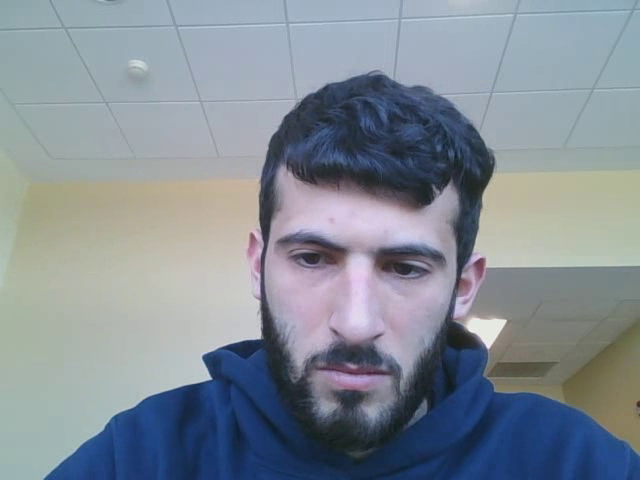
#> input picture frame 9 of image-processing/VID_CAP_0.avi, 640 x 480 px, given in place of the camera
$ python balloon_finder.py   (Python 2 division)   (older library calls are emulated)
#> lines starting #> are read from the running program, lines starting #| are printed output that depends on the picture; after the words box and inside, x2 and y2 are one past the last pixel; in counts of white or black regions, pixels touching at a corner belong together; long printed decimals are rounded
#> in find_balloons, im is the input picture: shape (480, 640, 3); mean B, G, R 149.8, 140.2, 131
import cv2
import numpy as np
import math


# out = cv2.VideoWriter('output.avi',fourcc, 20.0, (640,480))

# Basically, use these things to look for balloon looking things.
# http://docs.opencv.org/3.2.0/d1/d32/tutorial_py_contour_properties.html

# hsv red is [[[  0 255 255]]]


#low_red = np.array([300, 70, 70])
#upper_red = np.array([360, 255, 255])


class BalloonFinder(object):

    def __init__(self):
        self.cam = cv2.VideoCapture(0)
        self.im_cnt =0;
        self.vid_cnt = 0;
        # [20 lines of commented-out code are left out]
        self.low_red = np.array([0,0,184])
        self.upper_red = np.array([8,255,255])

        self.low_white = np.array([200,200,200])
        self.up_white  = np.array([255,255,255])
        #TODO(Ahmed): Replace with actual valuesi.
        w = 8
        l = 10
        self.balloon_mat = np.float32([[w/2,0,0],
                                       [-w/2,0,0],
                                       [0,l/2,0],
                                       [0,-l/2,0]])


        self.cam_matrix = np.zeros((3,3), np.float32)
        self.cam_matrix[0,0] = 4.2599387071839766e+02
        self.cam_matrix[0,1] = 0.0
        self.cam_matrix[0,2] = 3.1950000000000000e+02
        self.cam_matrix[1,0] = 0.
        self.cam_matrix[1,1] = 4.2599387071839766e+02
        self.cam_matrix[1,2] = 2.3950000000000000e+02
        self.cam_matrix[2,0] = 0.
        self.cam_matrix[2,1] = 0.
        self.cam_matrix[2,2] = 1.

        self.distcoeffs = np.zeros((1,5), np.float32)
        self.distcoeffs[0,0] = -4.4586492498288877e-01
        self.distcoeffs[0,1] = 4.0163244766332007e-01
        self.distcoeffs[0,2] = 0.
        self.distcoeffs[0,3] = 0.
        self.distcoeffs[0,4] = -5.1929690706114018e-01


    # [23 lines left out: functions save_image, save_video, not called in this run]


    def is_solid(self, contour):
        """ Checks to see if the contour is "solid".
        hard to describe in text but google convexHull"""

        area = cv2.contourArea(contour)
        hullArea = cv2.contourArea(cv2.convexHull(contour))
       	# thresh to avoid specs and 0-div
        if hullArea > 100:
            solidity = area / float(hullArea)
        else:
            return False

        solid = solidity  > 0.9
        return solid


    # [47 lines left out: functions is_round, is_elliptical, not called in this run]


    def is_balloon(self, contour):

        if len(contour) < 5:
        	return False
        sld = self.is_solid(contour)
        #rnd = self.is_round(contour)
        #ep = self.is_elliptical(contour)

        return (sld)

    def is_definitely_balloon(self, contour):
    	""" Also filters out red objects"""
    	if len(contour < 5):
    		return False
        sld = self.is_solid(contour)
        rnd = self.is_round(contour)
        ep = self.is_elliptical(contour)
        return (ep and rnd and ep)


    def filter_and_mask(self, frame):

    	#bw = cv2.balanceWhite(frame, cv2.WHITE_BALANCE_SIMPLE)
    	# find all white pixels
    	white = cv2.inRange(frame, self.low_white, self.up_white)
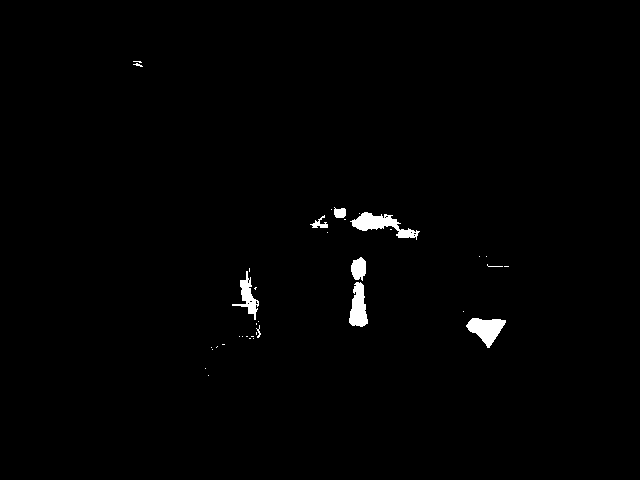
#> white: shape (480, 640); 0.98% white; 37 white regions (29 under 20 px), largest, box (x1, y1, x2, y2) and area: (350, 212, 420, 240) 752, (466, 318, 506, 348) 663, (349, 282, 368, 327) 578
    	# remove white pixels
    	white_mask = cv2.bitwise_not(white)

    	white_rem = cv2.bitwise_and(frame, frame,mask=white_mask)

        #remove white
        cv2.imshow('rem white', white_rem)

        #blur = cv2.GaussianBlur(frame,(0,0),3)
        hsv = cv2.cvtColor(frame, cv2.COLOR_BGR2HSV)
#> hsv: shape (480, 640, 3); mean H, S, V 90.1, 58.4, 154.9

        mask = cv2.inRange(hsv, self.low_red, self.upper_red)
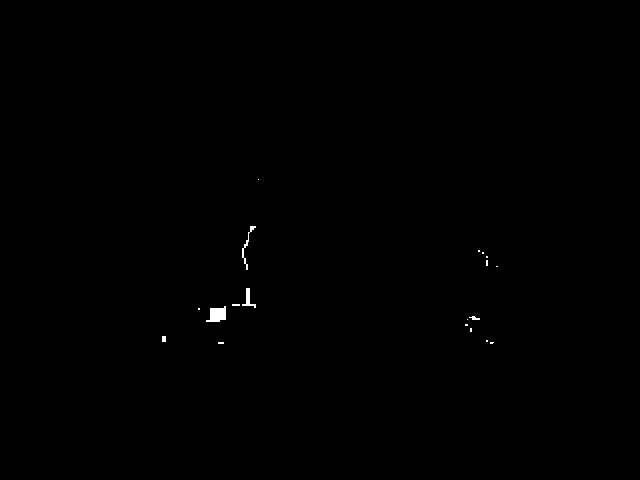
#> mask: shape (480, 640); 0.18% white; 19 white regions (14 under 20 px), largest, box (x1, y1, x2, y2) and area: (206, 306, 226, 322) 224, (242, 226, 256, 270) 99, (242, 288, 256, 308) 96, (469, 316, 480, 320) 26, (162, 336, 166, 342) 24
        mask = cv2.erode(mask, None, iterations=2)
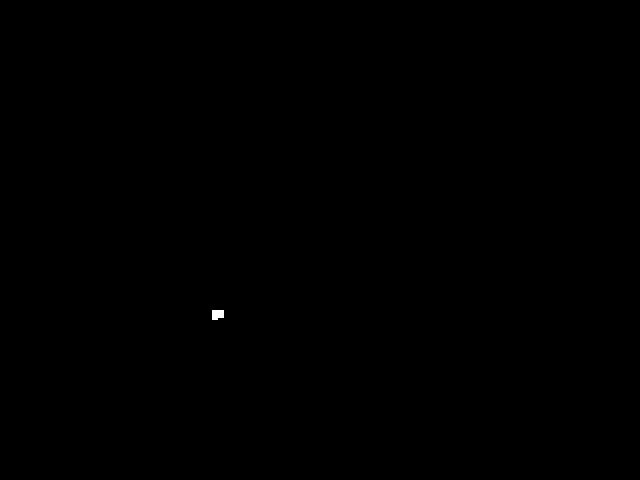
#> mask: shape (480, 640); 0.04% white; 1 white region, box (x1, y1, x2, y2) and area: (212, 310, 224, 320) 108
        mask = cv2.dilate(mask, None, iterations=2)
#> mask: shape (480, 640); 0.07% white; 1 white region, box (x1, y1, x2, y2) and area: (210, 308, 226, 322) 212
        return mask

    def find_balloons(self):
        """finds list of all balloon-like contours in image
            recommended to use an image that has masked out all non-red

            :return: list of contours suspected of being balloon.
        """

        ret, im = self.cam.read()

        mask = self.filter_and_mask(im)

        #cv2.imshow('mask', mask)
        cnts = cv2.findContours(mask.copy(), cv2.RETR_EXTERNAL, cv2.CHAIN_APPROX_SIMPLE)[-2]
#> cnts = 1 item
        balloons = []


        #TODO(Ahmed): figure out how to make this useful.
        for c in cnts:

            #peri = cv2.arcLength(c, True)
            #approx = cv2.approxPolyDP(c, 0.02*peri, True)
            if self.is_balloon(c):
                #cv2.drawContours(image, [c], 0, (255,0,0), 8)
                balloons.append(c)
#> this loop made 1 pass
#> sld in is_balloon on pass 1: True
#> after the loop, balloons = 1 item
        return im, balloons

    # [19 lines left out: function get_lower_half, not called in this run]

    def extreme_points(self, cnt):
        left = tuple(cnt[cnt[:,:,0].argmin()][0])
        right = tuple(cnt[cnt[:,:,0].argmax()][0])
        top = tuple(cnt[cnt[:,:,1].argmin()][0])
        bottom = tuple(cnt[cnt[:,:,1].argmax()][0])
        return np.float32([left, right, top, bottom])

    def find_vector(self, bloon_cnt):
        outline = self.extreme_points(bloon_cnt)

        ret, rvec, tvec = cv2.solvePnP(self.balloon_mat, outline, self.cam_matrix, self.distcoeffs)

        return tvec

    def pick_best_balloon(self, balloon_list):
        """recieves list of contours it suspects to be balloons and determines which one is
        most likely to be the true balloon."""

        # b = max(balloon_list, key=cv2contourArea)
        # find balloon closest to ellipse ratio of 1.5
        # We thought it would be 1, but idk.
        best_ratio = 100
        best_ballon = None
        for b in balloon_list:
	        (x,y), (MA,ma), angle = cv2.fitEllipse(b)
	        ellipse = cv2.fitEllipse(b)

	        ell_area = 3.14159264*(MA/2)*(ma/2)

	        eps = 0.1*cv2.arcLength(b,True)
	        aprx = cv2.approxPolyDP(b, eps, True)
	        area = cv2.contourArea(aprx)

	        if area > 0:
	            ratio = float(ell_area)/float(area)
	            if (ratio-1.5) < best_ratio:
        			best_ratio = ratio-1.5
        			best_ballon = b
        return best_ballon


    # [21 lines left out: function find_waypoint, not called in this run]

# [6 lines of commented-out code are left out]

def main():
    bf = BalloonFinder()
    while True:
        ###############################################
        # General usage example:
        # find full list of selected balloons.
        # and an image with them drawn on.
        im, balloon_list = bf.find_balloons()
#> balloon_list = 1 item
        cv2.drawContours(im, balloon_list, -1, (255,0,0), 8)
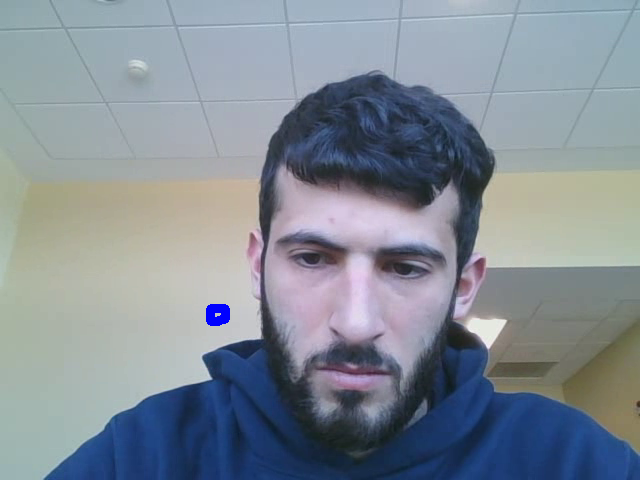
#> im: shape (480, 640, 3); 0.15% of pixels changed, all inside (x1, y1, x2, y2) = (206, 304, 230, 326)
        for b in balloon_list:
            # find the vector to that balloon
            tvec = bf.find_vector(b)
            print "====Vector==================="
            #print np.array([tvec[0]*2.54, tvec[1]*2.54, tvec[2]*2.54])
            print tvec
            print "============================="
            #low_h = bf.get_lower_half(b)
            #cv2.drawContours(im, [low_h], -1, (0,0,255),8)
            # calculate waypoint to balloon

            if bf.is_definitely_balloon(b):
                (x,y), r = cv2.minEnclosingCircle(b)
                center = (int(x), int(y))
                rad = int(r)
                cv2.circle(im, center, rad,(0,255,0),2)
#> this loop made 1 pass
#> (outline in find_vector, ret in find_vector, rvec in find_vector, tvec) on pass 1: ([[210, 308], [225, 319], [210, 308], [210, 321]], True, [2.3, -3.06, -1.81], [1.97, -0.254, 5.72])
#| ====Vector===================
#| [[ 1.966]
#|  [-0.254]
#|  [ 5.720]]
#| =============================

        bb = bf.pick_best_balloon(balloon_list)
#> the loop in pick_best_balloon, `for b in balloon_list:` made 1 pass
#> (x, y, MA, ma, angle, ell_area, eps, aprx) on pass 1: (214.5, 314.2, 13.46, 34.84, 84.76, 368.4, 5.54, [[210, 308], [210, 321], [225, 319], [225, 308]])
#> after the loop in pick_best_balloon, `for b in balloon_list:`: best_ballon = [[210, 308], [210, 321], [219, 321], [219, 320], [220, 319], [225, 319], [225, 308]]; best_ratio = 0.547
#> bb has the same summary as best_ballon in pick_best_balloon
#> (the run stopped early here; a loop or call above may not have finished)

$ run again, starting later in the video
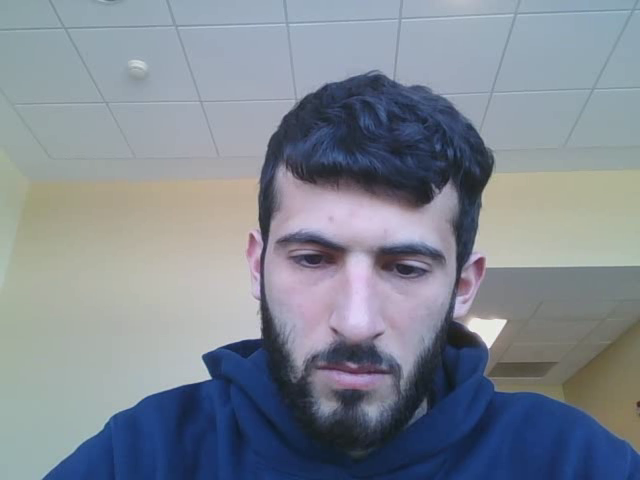
#> input picture frame 40 of image-processing/VID_CAP_0.avi, 640 x 480 px, given in place of the camera
#> in find_balloons, im is the input picture: shape (480, 640, 3); mean B, G, R 146.5, 135.4, 127.7
#> in filter_and_mask, `white = cv2.inRange(frame, self.low_white, self.up_white)`:
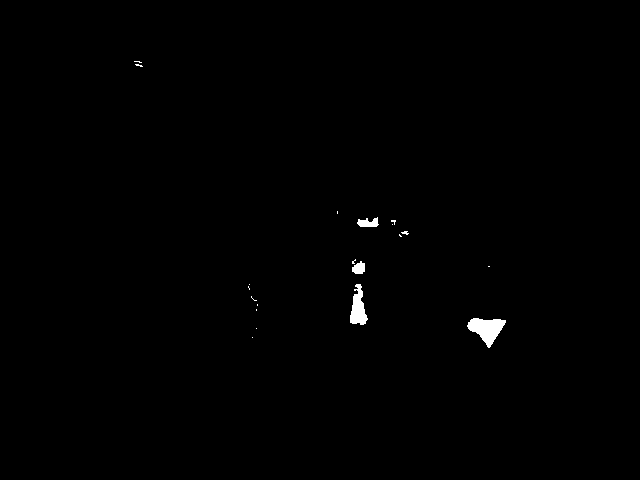
#> white: shape (480, 640); 0.47% white; 20 white regions (16 under 20 px), largest, box (x1, y1, x2, y2) and area: (467, 318, 506, 348) 638, (350, 284, 368, 325) 439, (357, 217, 379, 227) 147, (352, 261, 365, 274) 125
#> hsv: shape (480, 640, 3); mean H, S, V 91.1, 59, 151.2
#> cnts = 1 contour; box (x1, y1, x2, y2) and area: (210, 308, 240, 322) 342
#> the loop in find_balloons, `for c in cnts:` made 1 pass
#> sld in is_balloon on pass 1: True
#> after the loop in find_balloons, `for c in cnts:`: balloons has the same summary as cnts
#> balloon_list has the same summary as cnts in find_balloons
#> in main, `cv2.drawContours(im, balloon_list, -1, (255,0,0), 8)`:
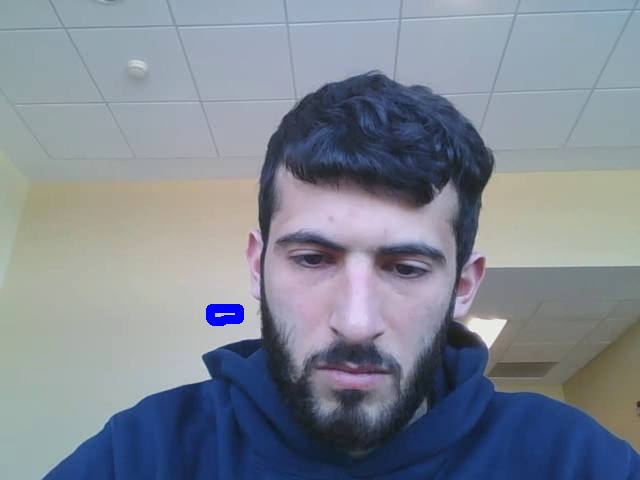
#> im: shape (480, 640, 3); 0.23% of pixels changed, all inside (x1, y1, x2, y2) = (206, 304, 244, 326)
#> the loop in main, `for b in balloon_list:` made 1 pass
#> (outline in find_vector, ret in find_vector, rvec in find_vector, tvec) on pass 1: ([[210, 308], [239, 319], [210, 308], [212, 321]], True, [-4.62, -0.571, 2.75], [1.38, 1.12, 5.14])
#> (printed output is left out)
#> the loop in pick_best_balloon, `for b in balloon_list:` made 1 pass
#> (x, y, MA, ma, angle, ell_area, eps, aprx) on pass 1: (223.6, 313.6, 13.9, 49.31, 88.96, 538.2, 8.28, [[210, 308], [212, 321], [239, 319], [239, 308]])
#> after the loop in pick_best_balloon, `for b in balloon_list:`: best_ballon = contour of 10 points, box (x1, y1, x2, y2) (210, 308, 240, 322), area 342; best_ratio = 0.0971
#> bb has the same summary as best_ballon in pick_best_balloon

$ run again, starting later in the video
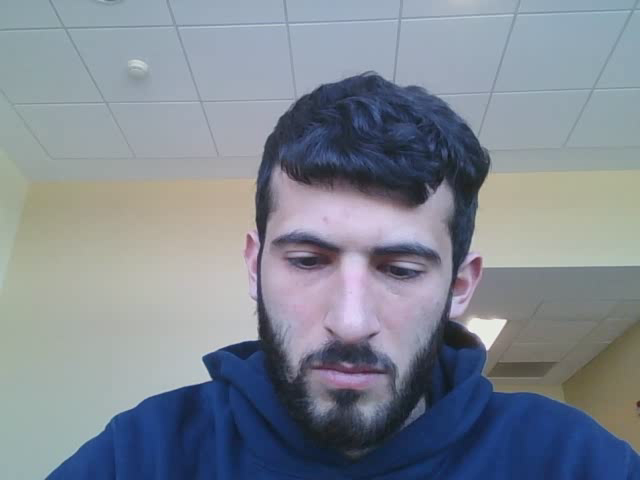
#> input picture frame 72 of image-processing/VID_CAP_0.avi, 640 x 480 px, given in place of the camera
#> in find_balloons, im is the input picture: shape (480, 640, 3); mean B, G, R 146.5, 135.6, 127.9
#> in filter_and_mask, `white = cv2.inRange(frame, self.low_white, self.up_white)`:
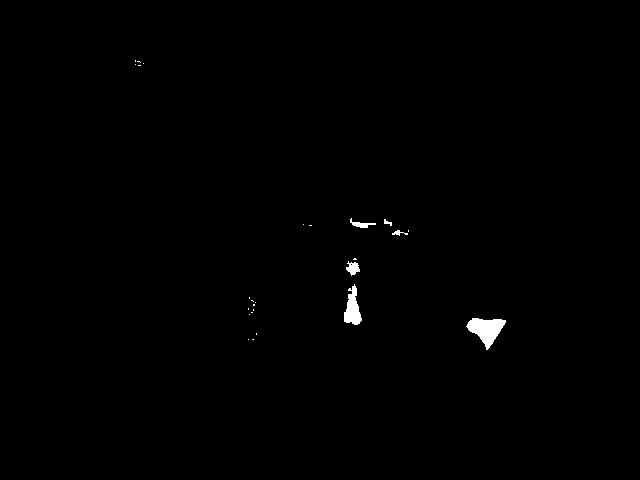
#> white: shape (480, 640); 0.47% white; 26 white regions (20 under 20 px), largest, box (x1, y1, x2, y2) and area: (466, 318, 506, 350) 679, (344, 284, 362, 325) 426, (346, 261, 360, 276) 125, (350, 218, 376, 228) 100, (392, 230, 408, 236) 41, (384, 219, 392, 226) 28
#> hsv: shape (480, 640, 3); mean H, S, V 90.8, 58.6, 151.2
#> in filter_and_mask, `mask = cv2.inRange(hsv, self.low_red, self.upper_red)`:
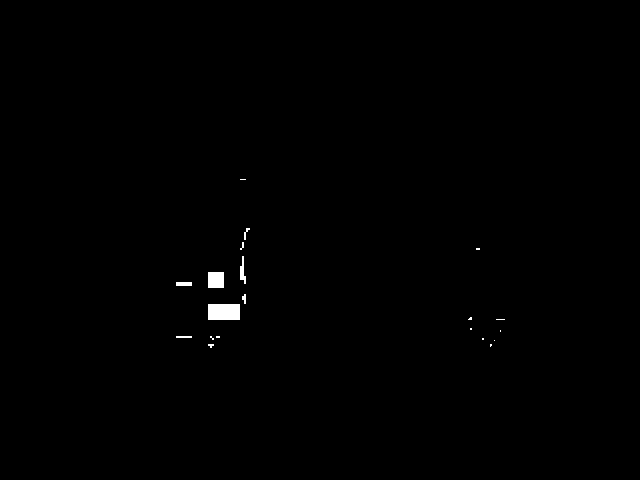
#> mask: shape (480, 640); 0.36% white; 20 white regions (13 under 20 px), largest, box (x1, y1, x2, y2) and area: (208, 304, 240, 320) 512, (208, 272, 224, 288) 256, (240, 256, 246, 284) 92
#> cnts = 2 contours; box (x1, y1, x2, y2) and area: (208, 304, 240, 320) 465, (208, 272, 224, 288) 225
#> the loop in find_balloons, `for c in cnts:` made 2 passes
#> c on passes 1 to 2: [[208, 304], [208, 319], [239, 319], [239, 304]], [[208, 272], [208, 287], [223, 287], [223, 272]]
#> after the loop in find_balloons, `for c in cnts:`: balloons = []
#> after the loop in pick_best_balloon, `for b in balloon_list:`: best_ratio = 100
